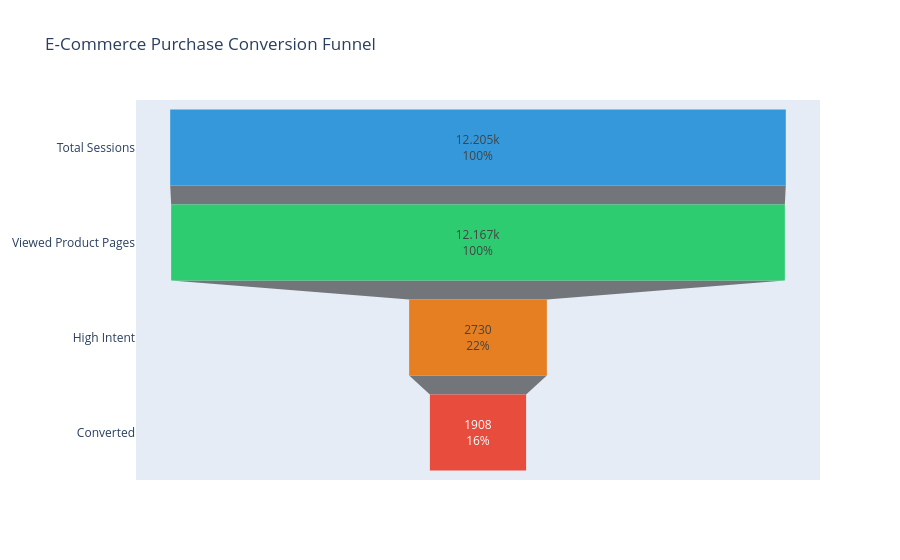

The cell this chart's notebook holds for it:
### Code cell
funnel_data = {
    'Stage': ['Total Sessions', 'Viewed Product Pages', 'High Intent', 'Converted'],
    'Count': [
        len(df),
        len(df[df['ProductRelated'] > 0]),
        len(df[df['high_intent'] == 1]),
        len(df[df['is_conversion'] == 1])
    ]
}
funnel_df = pd.DataFrame(funnel_data)

fig = go.Figure(go.Funnel(
    y=funnel_df['Stage'],
    x=funnel_df['Count'],
    textinfo='value+percent initial',
    marker_color=['#3498db', '#2ecc71', '#e67e22', '#e74c3c']
))
fig.update_layout(title='E-Commerce Purchase Conversion Funnel')
fig.write_html('../charts/m2_conversion_funnel.html')
fig.show()

### Figure 1 — Plotly figure (JSON) as saved in the notebook; plotly's stock layout.template omitted (floating-point values rounded to 4 significant figures)
{"data": [{"marker": {"color": ["#3498db", "#2ecc71", "#e67e22", "#e74c3c"]}, "textinfo": "value+percent initial", "type": "funnel", "x": [12205, 12167, 2730, 1908], "y": ["Total Sessions", "Viewed Product Pages", "High Intent", "Converted"]}], "layout": {"title": {"text": "E-Commerce Purchase Conversion Funnel"}}}
